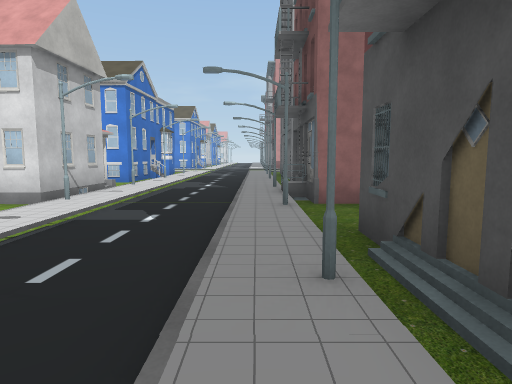
View 1 (above)

24 first-person views from a walk through a scene from a Unity 3-D project. The camera is 1.4 m above the floor, tilts 6° down and sees 75° across. The floor is counted in squares, 2 m on a side. Each view is taken from the middle of a square. On the plan, view 1 faces up. The plan holds only what a view shows up to about 10 squares ahead; the rest is blank. The place goes on beyond the plan. The player is left out. Some surface patterns are stand-ins.

View 2
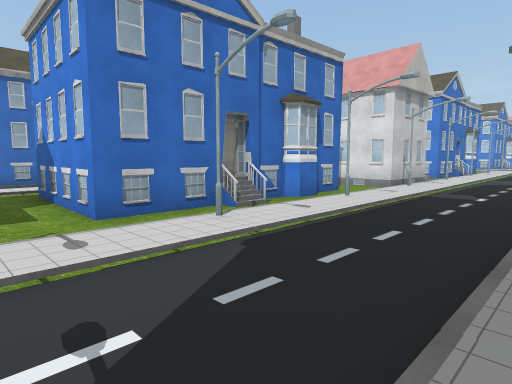

View 3
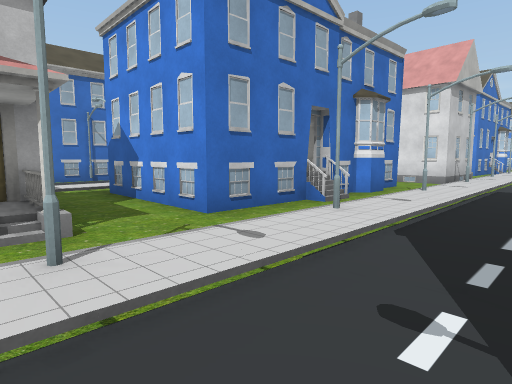

View 4
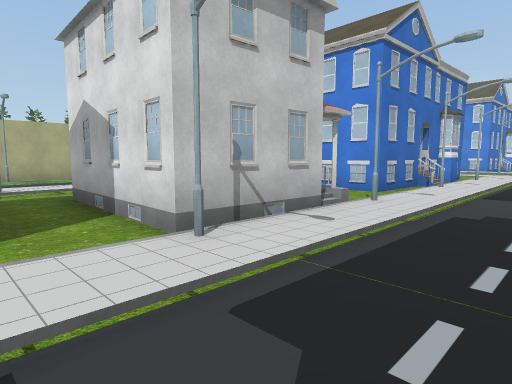

View 5
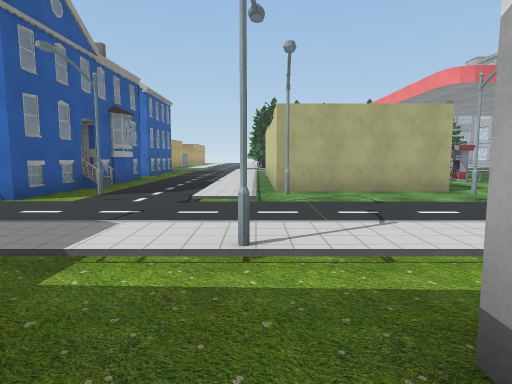

View 6
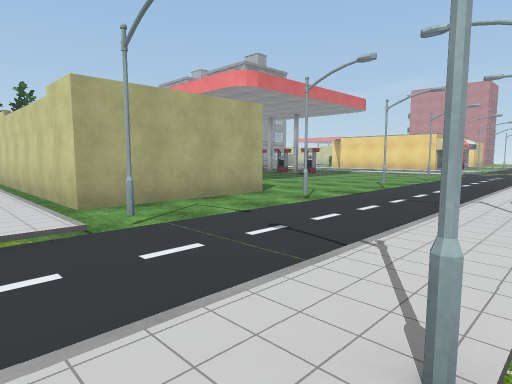

View 7
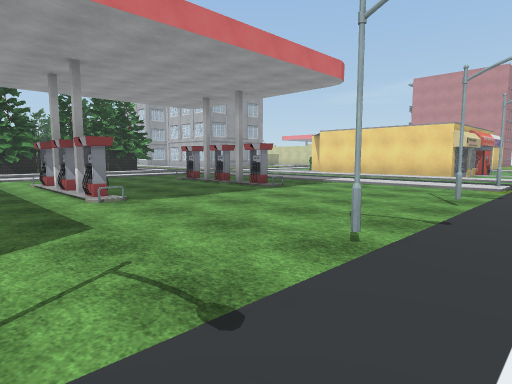

View 8
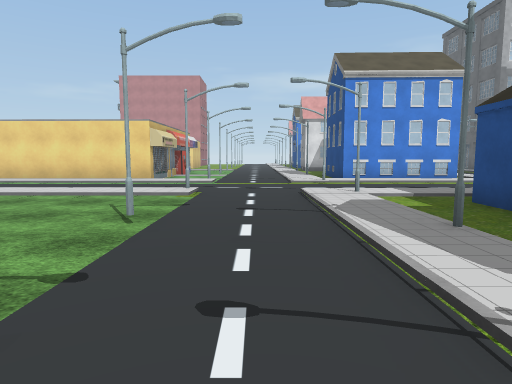

View 9
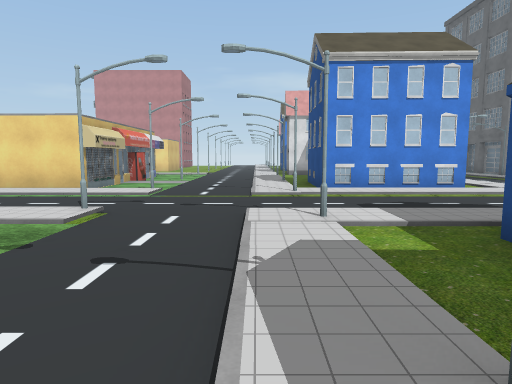

View 10
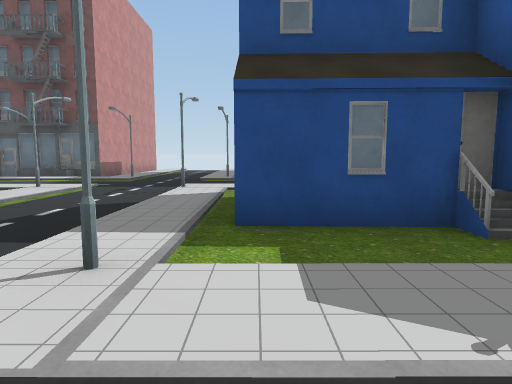

View 11
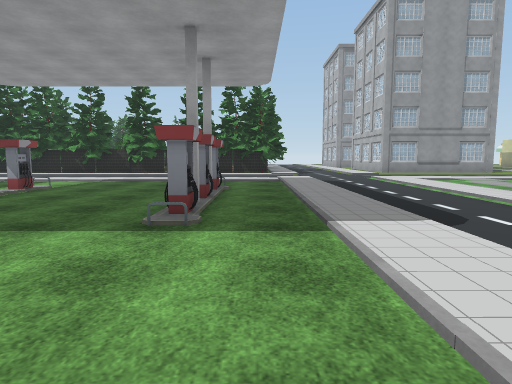

View 12
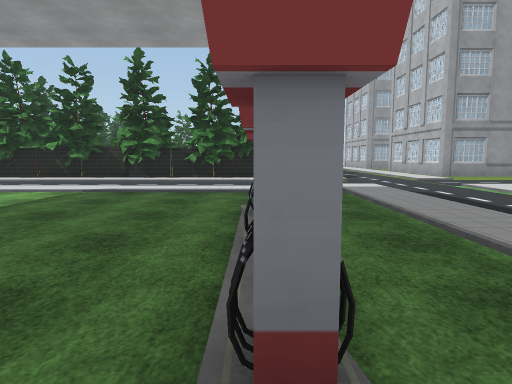

View 13
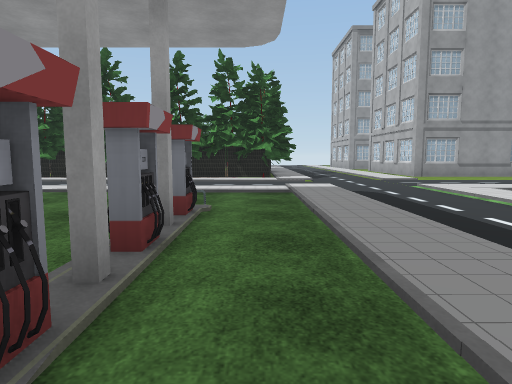

View 14
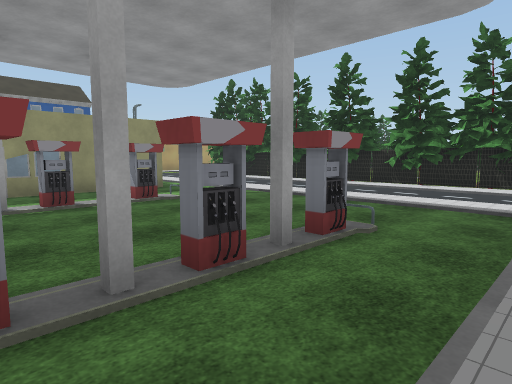

View 15
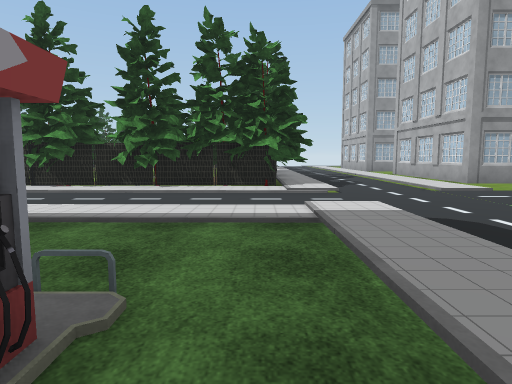

View 16
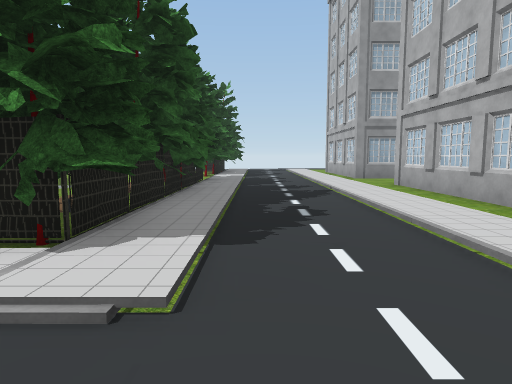

View 17
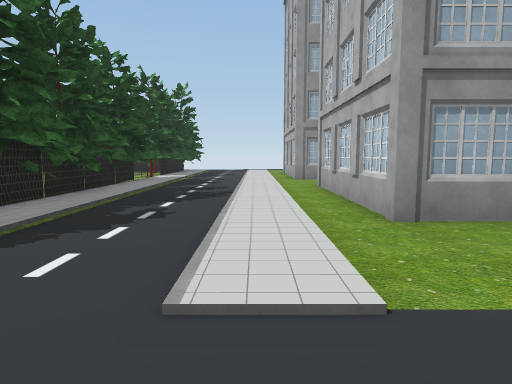

View 18
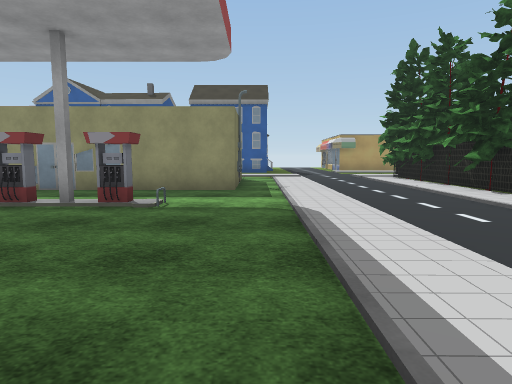

View 19
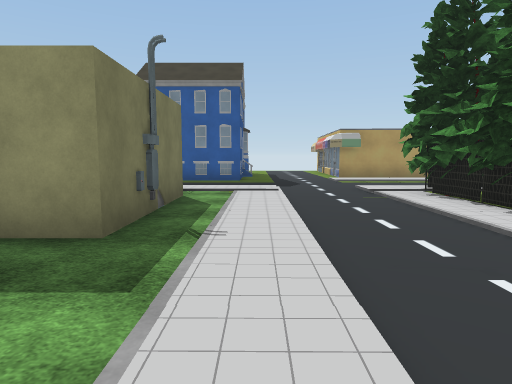

View 20
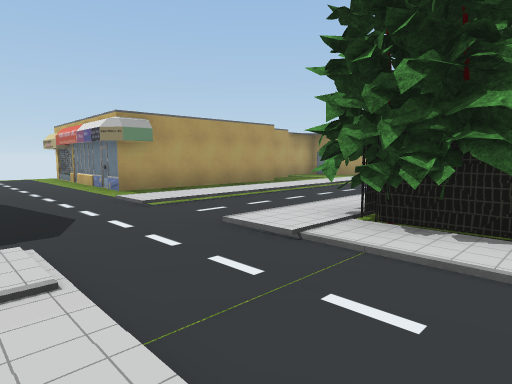

View 21
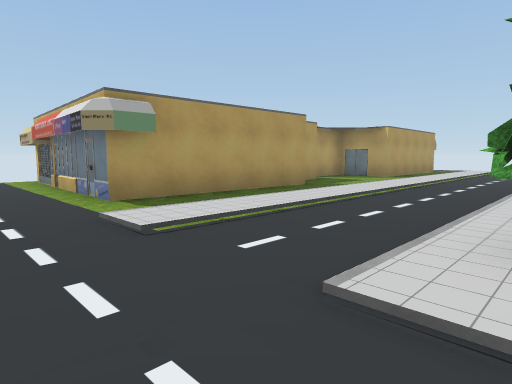

View 22
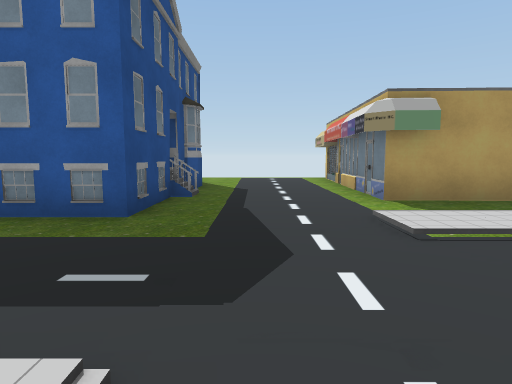

View 23
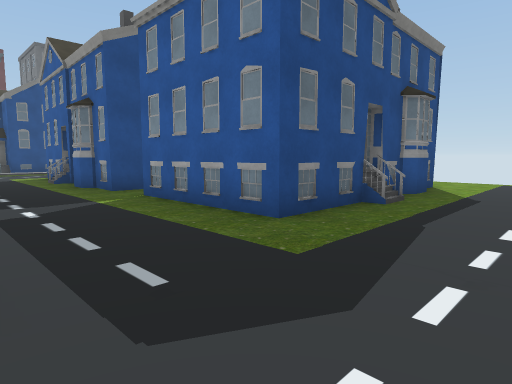

View 24
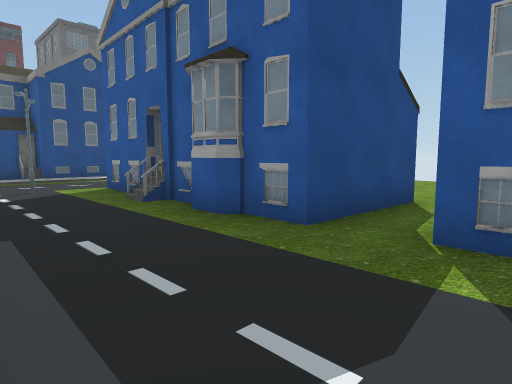

### Floor plan
Key: @ floor where view 1 was taken; # wall or solid block; x gap in a wall; . main floor; : floor 0.25 m higher than the main floor; / step, stairs or slope; B building; S streetlight; O other object.
Columns run from 33 left of view 1 to 2 right of it. Each row starts with its distance up from view 1.
 23      ##.            #::::S#     .OO
 22 ..####B..::::::     #.:::/#     .:
 21 .........:::...######.S:: ####S .:
 20  :::::::::::::::::::::S::S:::::..O
 19 ..................................
 18 ......................S.......S...
 17  ##O##O##..:::::::::::S./S::::S .O
 16  ####O###..:............//.#
 15     .. #:..:..#x##....S.//.###S
 14      O ##..:..........S./SB###
 13        #:..:............/ ##
 12         O..:..........S./    #S.
 11        O#..:..#x##....S./O  ## .
 10         #..:............/    . ..
  9        ##.. .#####  #.S./    BS.. #
  8        #O.. .#      #.S./S     ..S#
  7        ##..:.#      #...//  ## ..:B
  6       ##O.. .########.S.//###BS..:##
  5     O #O#.. /  ///////S./S.... ..S..
  4 ///////O...////////////.//   . ..:.
  3 ......................S.//   xS..:#
  2 /////////.............S./O#  . ..S#
  1      ////...B##.####B#../ ###B ..:
  0   ..........## .#    #S./ # #.S..@
 -1   .#####....#  .#    #S./O###.:..:
 -2        #....#   .       //....:..:
 -3        #....#   .          B//S..:
 -4        #....#   .               .
 -5        #.....
 -6        #. ...

Where each view was taken, in squares from view 1:
view 1: 0 up, 0 right, facing up
view 2: 3 down, 0 right, facing up-left
view 3: 4 down, 1 left, facing up-left
view 4: 4 up, 1 left, facing up-left
view 5: 5 up, 6 left, facing left
view 6: 4 up, 8 left, facing up-left
view 7: 9 up, 10 left, facing up-left
view 8: 11 up, 10 left, facing up
view 9: 13 up, 9 left, facing up
view 10: 16 up, 10 left, facing right
view 11: 16 up, 12 left, facing left
view 12: 15 up, 15 left, facing left
view 13: 16 up, 15 left, facing left
view 14: 17 up, 16 left, facing down-left
view 15: 16 up, 18 left, facing left
view 16: 18 up, 23 left, facing left
view 17: 20 up, 23 left, facing left
view 18: 16 up, 21 left, facing down
view 19: 12 up, 22 left, facing down
view 20: 7 up, 22 left, facing down-left
view 21: 5 up, 23 left, facing down-left
view 22: 5 up, 23 left, facing down
view 23: 4 up, 24 left, facing down-right
view 24: 4 up, 19 left, facing down-right
